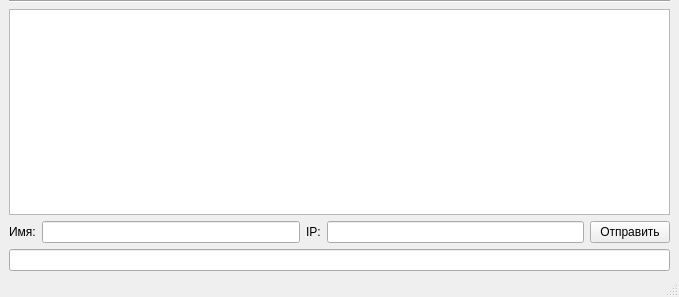
<?xml version="1.0" encoding="UTF-8"?>
<ui version="4.0">
 <class>MainWindow</class>
 <widget class="QMainWindow" name="MainWindow">
  <property name="geometry">
   <rect>
    <x>0</x>
    <y>0</y>
    <width>679</width>
    <height>297</height>
   </rect>
  </property>
  <property name="minimumSize">
   <size>
    <width>679</width>
    <height>297</height>
   </size>
  </property>
  <property name="maximumSize">
   <size>
    <width>679</width>
    <height>297</height>
   </size>
  </property>
  <property name="windowTitle">
   <string>MainWindow</string>
  </property>
  <widget class="QWidget" name="centralwidget">
   <widget class="QWidget" name="verticalLayoutWidget">
    <property name="geometry">
     <rect>
      <x>9</x>
      <y>0</y>
      <width>661</width>
      <height>271</height>
     </rect>
    </property>
    <layout class="QVBoxLayout" name="verticalLayout">
     <item>
      <widget class="Line" name="line">
       <property name="orientation">
        <enum>Qt::Horizontal</enum>
       </property>
      </widget>
     </item>
     <item>
      <widget class="QTextEdit" name="textEdit"/>
     </item>
     <item>
      <layout class="QHBoxLayout" name="horizontalLayout_2">
       <item>
        <widget class="QLabel" name="label">
         <property name="text">
          <string>Имя:</string>
         </property>
        </widget>
       </item>
       <item>
        <widget class="QLineEdit" name="lineEdit_2"/>
       </item>
       <item>
        <widget class="QLabel" name="label_2">
         <property name="text">
          <string>IP:</string>
         </property>
        </widget>
       </item>
       <item>
        <widget class="QLineEdit" name="lineEdit"/>
       </item>
       <item>
        <widget class="QPushButton" name="pushButton">
         <property name="text">
          <string>Отправить</string>
         </property>
        </widget>
       </item>
      </layout>
     </item>
     <item>
      <widget class="QLineEdit" name="lineEdit_3"/>
     </item>
    </layout>
   </widget>
  </widget>
  <widget class="QStatusBar" name="statusbar"/>
 </widget>
 <resources/>
 <connections/>
</ui>
